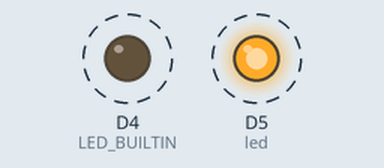
This sketch was run on a simulated ESP8266 (NodeMCU). Parts: output pins drawn as LEDs (lit = HIGH, except the on-board LED, lit = LOW). Dashed ring = blinking.

Above: at 0.5 s.
Timing chart, 0 to 4.6 s (numbered marks = the images above):
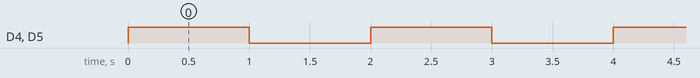

Measured:
- by itself, D4 (LED_BUILTIN), D5 (led): alternates HIGH for 1.0 s and LOW for 1.0 s

The sketch:

esp-blink.ino
```cpp
#define led  D5
void setup() {
  pinMode(led, OUTPUT);
  pinMode(LED_BUILTIN,OUTPUT);


}

void loop() {
 digitalWrite(led, HIGH);
 digitalWrite(LED_BUILTIN, HIGH);
delay(1000);
 digitalWrite(led, LOW);
 digitalWrite(LED_BUILTIN,LOW);
delay(1000);

}
```
